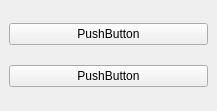
<?xml version="1.0" encoding="UTF-8"?>
<ui version="4.0">
 <class>MainWindow</class>
 <widget class="QMainWindow" name="MainWindow">
  <property name="geometry">
   <rect>
    <x>0</x>
    <y>0</y>
    <width>217</width>
    <height>111</height>
   </rect>
  </property>
  <property name="windowTitle">
   <string>MainWindow</string>
  </property>
  <widget class="QWidget" name="centralwidget">
   <layout class="QVBoxLayout" name="verticalLayout">
    <item>
     <widget class="QPushButton" name="pushButton">
      <property name="text">
       <string>PushButton</string>
      </property>
     </widget>
    </item>
    <item>
     <widget class="QPushButton" name="pushButton_2">
      <property name="text">
       <string>PushButton</string>
      </property>
     </widget>
    </item>
   </layout>
  </widget>
 </widget>
 <resources/>
 <connections/>
</ui>
